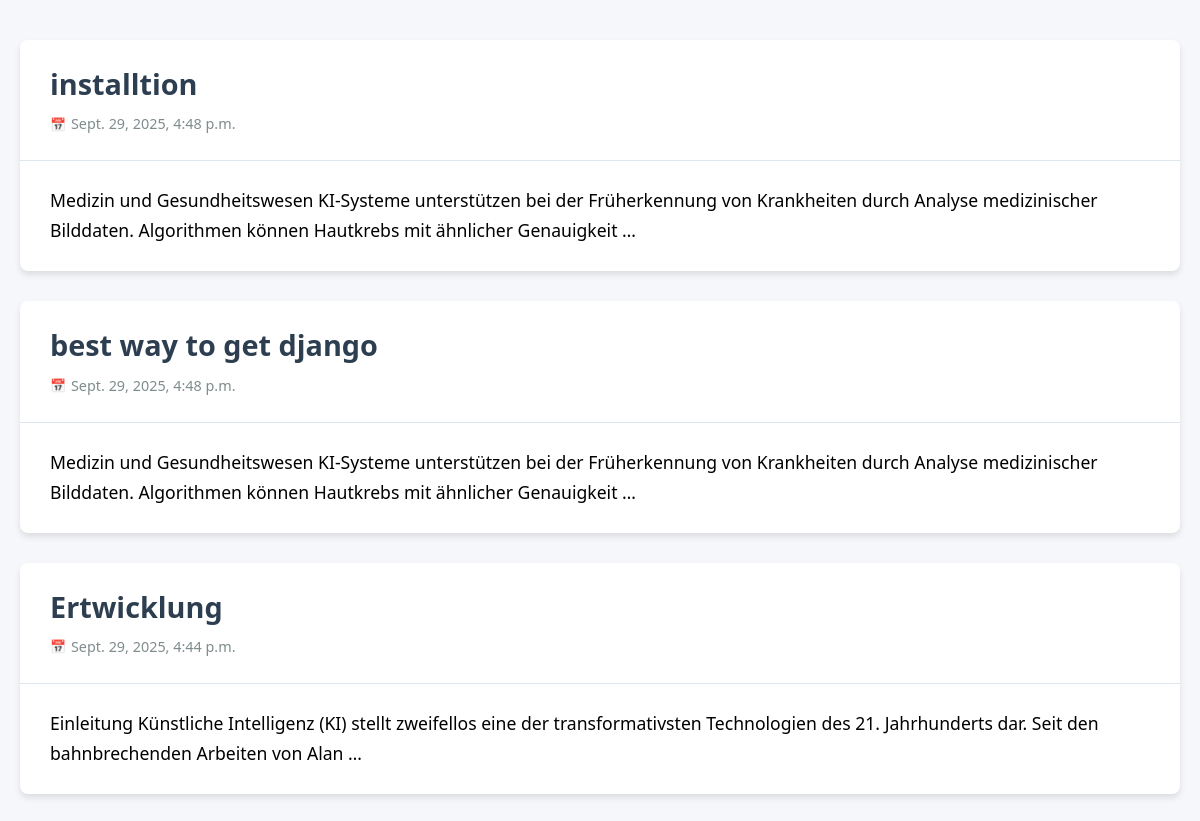
The page / on the database its author committed.
### posts/models.py (models this page shows)
class Post(models.Model):
    title = models.CharField(max_length=100)
    body = models.CharField(max_length=10000000)
    created_at = models.DateTimeField(default=datetime.now, blank=True)

### posts/views.py (the view)
# urls.py: path('', views.index, name='index'),
def index(request):
    posts = Post.objects.all()
    return render(request, 'index.html', {'posts': posts})

### templates/index.html (shortened to what this page needs)
<!DOCTYPE html>
<html lang="en">
<head>
</head>
<body>
    <div class="container">
        <div class="blog-container">
            {% for post in posts reversed%}
            <div class="post">
                <div class="post-header">
                    <h2 class="post-title">{{ post.title }}</h2>
                    <div class="post-meta">
                        <span class="post-date">{{ post.created_at }}</span>
                    </div>
                </div>
                <div class="post-body">
                    <a style ="text-decoration: none; color: black" href="/post/{{post.id}}">
                        {{ post.body| truncatewords:20 }}
                    </a>
                </div>
            </div>
            {% empty %}
            <div class="no-posts">
                <p>No blog posts available yet.</p>
            </div>
            {% endfor %}
        </div>
    </div>
</body>
</html>

### templates/index.html (style rules this page uses)
:root { --primary-color: #2c3e50; --secondary-color: #3498db; --accent-color: #e74c3c; --text-color: #333; --light-gray: #f5f7fa; --medium-gray: #e0e6ed; --dark-gray: #7f8c8d; --white: #ffffff; --shadow: 0 4px 6px rgba(0, 0, 0, 0.1); --border-radius: 8px; --transition: all 0.3s ease; }
* { margin: 0; padding: 0; box-sizing: border-box; }
body { font-family: 'Segoe UI', Tahoma, Geneva, Verdana, sans-serif; line-height: 1.6; color: var(--text-color); background-color: var(--light-gray); padding: 0; margin: 0; }
.container { max-width: 1200px; margin: 0 auto; padding: 0 20px; }
.blog-container { display: flex; flex-direction: column; gap: 30px; padding: 40px 0; }
.post { background-color: var(--white); border-radius: var(--border-radius); box-shadow: var(--shadow); overflow: hidden; transition: var(--transition); }
.post-header { padding: 25px 30px 10px; border-bottom: 1px solid var(--medium-gray); }
.post-title { color: var(--primary-color); font-size: 1.8rem; margin-bottom: 10px; font-weight: 700; line-height: 1.3; }
.post-meta { display: flex; align-items: center; color: var(--dark-gray); font-size: 0.9rem; margin-bottom: 15px; }
.post-date { display: flex; align-items: center; gap: 5px; }
.post-date::before { content: "📅"; font-size: 0.8rem; }
.post-body { padding: 25px 30px; font-size: 1.1rem; line-height: 1.7; }

### rows shown on the page
Post: title "installtion", created_at "Sept. 29, 2025, 4:48 p.m.", body "Medizin und Gesundheitswesen KI-Systeme unterstützen bei der Früherkennung von Krankheiten durch Analyse medizinischer Bilddaten. Algorithmen können Hautkrebs mit ähnlicher Genauigkeit …"
Post: title "best way to get django", created_at "Sept. 29, 2025, 4:48 p.m.", body "Medizin und Gesundheitswesen KI-Systeme unterstützen bei der Früherkennung von Krankheiten durch Analyse medizinischer Bilddaten. Algorithmen können Hautkrebs mit ähnlicher Genauigkeit …"
Post: title "Ertwicklung", created_at "Sept. 29, 2025, 4:44 p.m.", body "Einleitung Künstliche Intelligenz (KI) stellt zweifellos eine der transformativsten Technologien des 21. Jahrhunderts dar. Seit den bahnbrechenden Arbeiten von Alan …"
